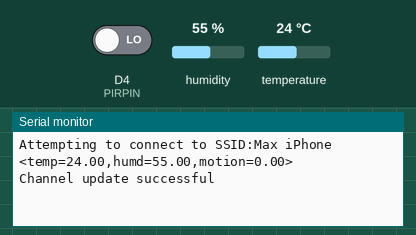
The sketch below on a simulated Arduino Uno R4 WiFi. Parts: the last lines printed to the serial monitor. Inputs (shaded band) come from the test bench; at power-on: humidity 55 %, D4 (PIRPIN) LOW, temperature 24 °C. WiFi joins after 1.5 s; servers stay silent unless stated.

Above: at 18.0 s.
18.1 s: humidity set to 22 %
At 22.05 s:
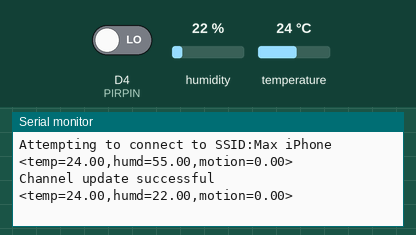
34.4 s: D4 (PIRPIN) driven HIGH
At 37.38 s:
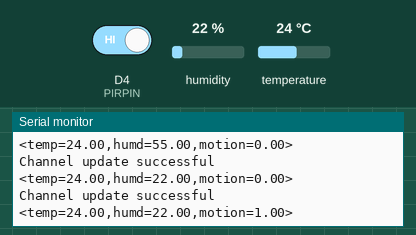
50.7 s: temperature set to 12 °C
At 53.2 s:
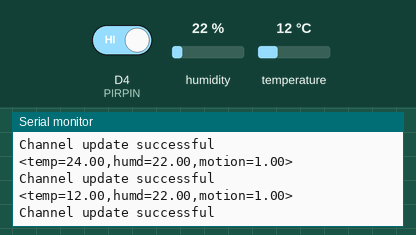
67.0 s: D4 (PIRPIN) driven LOW
At 68.03 s:
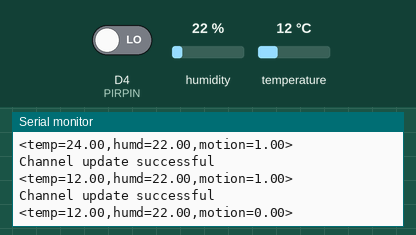

The sketch:

Final_Project1.ino
```cpp
#include <DHT.h>
#include <WiFiS3.h>
#include "ThingSpeak.h"
#define DHTPIN 2
#define DHTTYPE DHT11
#define PIRPIN 4
#define LEDPIN 13
#define SECRET_SSID "Max iPhone" // Add network id here
#define SECRET_PASS "00000000" // Add password here
#define SECRET_CH_ID 3312636 // Set the id of ThingSpeak
#define SECRET_WRITE_APIKEY "2E61GHIR6Y102ZS2" // Set the api key of the ThingSpeak channel
char ssid[] = SECRET_SSID;
char pass[] = SECRET_PASS;
WiFiClient theClient;
unsigned long myChannelNumber = SECRET_CH_ID;
const char myWriteAPIKey[] = SECRET_WRITE_APIKEY;
DHT dht(DHTPIN, DHTTYPE);

void setup() {
  // put your setup code here, to run once:
  Serial.begin(9600);
  ThingSpeak.begin(theClient); //Initialize a connection to
  dht.begin();
  pinMode(PIRPIN, INPUT);
}

void loop() {
  // put your main code here, to run repeatedly:
  if(WiFi.status()!=WL_CONNECTED){
    Serial.print("Attempting to connect to SSID:");
    Serial.println(SECRET_SSID);
    // Check if Wifi is connected
    while (WiFi.status() != WL_CONNECTED){
      WiFi.begin(ssid, pass);
      delay(5000);
    }
  }
  float humd = dht.readHumidity();
  float temp = dht.readTemperature();
  float motion = digitalRead(PIRPIN); //0 or 1
  Serial.print("<temp=");
  Serial.print(temp);
  Serial.print(",humd=");
  Serial.print(humd);
  Serial.print(",motion=");
  Serial.print(motion);
  Serial.println(">");

  if (motion) {
    digitalWrite(LEDPIN, HIGH);
  }
  else {
    digitalWrite(LEDPIN, LOW);
  }
  ThingSpeak.setField(1, humd); // Set Field 1 to the value of
  ThingSpeak.setField(2, temp); // Set Field 2 to the value of
  ThingSpeak.setField(3, motion); // Set Field 3 to the value of

  int x = ThingSpeak.writeFields(myChannelNumber, myWriteAPIKey); // Write
  if (x==200){
   Serial.println("Channel update successful ");
  }
  else{
   Serial.println("Problem updating channel.");
  }
  delay(15000);

}
```

Measured:
- after the input at 18.1 s, the serial monitor: prints a new line after 3.7 s (image 1)
- after the input at 34.4 s, the serial monitor: prints a new line after 2.8 s (image 2)
- after the input at 50.7 s, the serial monitor: prints a new line after 1.8 s (image 3)
- after the input at 67.0 s, the serial monitor: prints a new line after 0.82 s (image 4)
